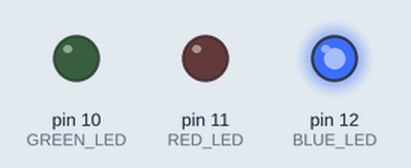
Simulated run of this sketch. Board: Arduino Uno, built with avr-gcc and run on an emulated ATmega328P. On the bench: output pins drawn as LEDs (lit = HIGH).

Above: at 0.02 s.
At 0.52 s:
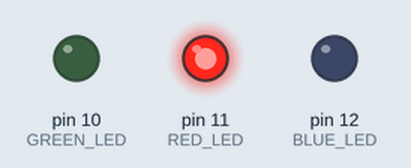
At 1.27 s:
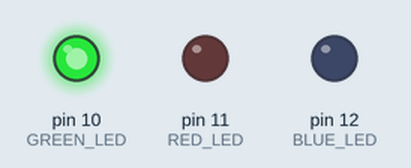
At 3.15 s:
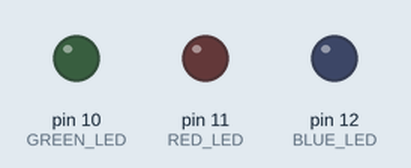
Timing chart, 0 to 3.5 s (numbered marks = the images above):
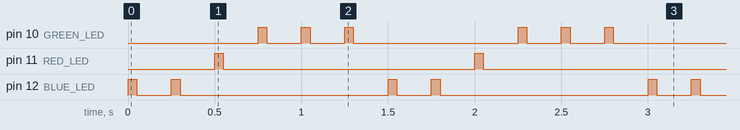

Measured:
- by itself, pin 10 (GREEN_LED): repeats every 1.5 s: 2 × (LOW 0.20 s, HIGH 0.05 s), LOW 0.95 s, HIGH 0.05 s
- by itself, pin 11 (RED_LED): alternates HIGH for 0.05 s and LOW for 1.5 s
- by itself, pin 12 (BLUE_LED): repeats every 1.5 s: LOW 0.20 s, HIGH 0.05 s, LOW 1.2 s, HIGH 0.05 s

The sketch:

3Blinks.ino
```cpp
// define number of blinks and port for each LED

const int BLUE_LED = 12;
const int N_BLUE = 2;

const int RED_LED = 11;
const int N_RED = 1;

const int GREEN_LED = 10;
const int N_GREEN = 3;

void setup()
{
  // setup code here, runs once when you power the board or press the reset button
  // initialize digital pins for output.
  pinMode(BLUE_LED, OUTPUT);
  pinMode(RED_LED, OUTPUT);
  pinMode(GREEN_LED, OUTPUT);
}

void loop()
{
  // main code here, the loop runs over and over again forever
  int T_MS = 50;

  // blink N_BLUE times BLUE_LED
  for (int i = 0; i < N_BLUE; i++)
  {
    digitalWrite(BLUE_LED, HIGH); // send HIGH voltage level to BLUE_LED pin to turn the LED on
    delay(T_MS);                  // wait for T_MS milliseconds
    digitalWrite(BLUE_LED, LOW);  // send LOW voltage level to BLUE_LED pin to turn the LED off
    delay(4 * T_MS);              // wait for T_MS milliseconds
  }

  // blink N_RED times RED_LED
  for (int i = 0; i < N_RED; i++)
  {
    digitalWrite(RED_LED, HIGH); // send HIGH voltage level to RED_LED pin to turn the LED on
    delay(T_MS);                 // wait for T_MS milliseconds
    digitalWrite(RED_LED, LOW);  // send LOW voltage level to RED_LED pin to turn the LED off
    delay(4 * T_MS);             // wait for T_MS milliseconds
  }

  // blink N_GREEN times GREEN_LED
  for (int i = 0; i < N_GREEN; i++)
  {
    digitalWrite(GREEN_LED, HIGH); // send HIGH voltage level to GREEN_LED pin to turn the LED on
    delay(T_MS);                   // wait for T_MS milliseconds
    digitalWrite(GREEN_LED, LOW);  // send LOW voltage level to GREEN_LED pin to turn the LED off
    delay(4 * T_MS);               // wait for T_MS milliseconds
  }
}
```
